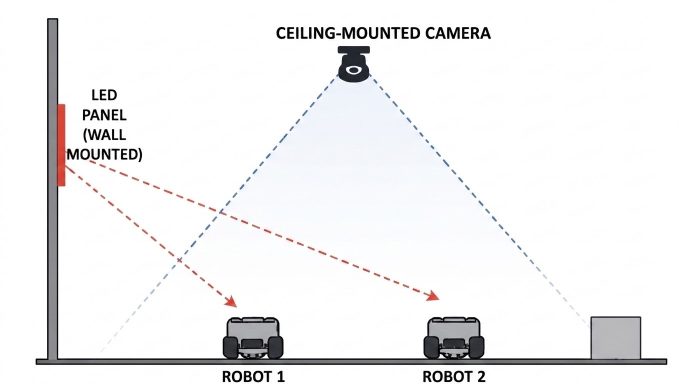
#> input picture Project/unnamed.jpg, 1358 x 768 px, given in place of the camera (shown at 1/2 size)
$ python workspaceDetection_v1.py
#> lines starting #> are read from the running program, lines starting #| are printed output that depends on the picture; after the words box and inside, x2 and y2 are one past the last pixel; in counts of white or black regions, pixels touching at a corner belong together
"""
=============================================================================
Project: Multi-Robot Communication System with Vision-Based Tracking (VLC)
Module : Central Intelligence & Mapping
Author : Amunugama H.M.K.D. (E/21/029)
Version: 1.0 (Environment Discretization & Homography)
Date   : April 30, 2026

Description:
This script establishes the foundational environment mapping system. It uses
computer vision to detect the physical boundaries of the robot operating area.
By calculating the homography matrix, it performs a perspective warp to
correct camera tilt, generating a standardized top-down 2D grid. This grid
forms the discrete coordinate system required for the A* path-planning algorithm.

Core Features Implemented:
- [Perception] Implemented Canny edge detection and contour approximation.
- [Mathematics] Applied perspective transformation to create a flat, top-down view.
- [Mapping] Discretized the physical workspace into a logical, uniform grid.
- [Visualization] Created an inverse projection to render the logical grid
  back onto the live, angled camera feed for real-time debugging.
=============================================================================
"""

import cv2
import numpy as np
import time

# ---------------- CONFIG ----------------
CAMERA_SOURCE = 0
GRID_ROWS = 3
GRID_COLS = 3
WARP_W, WARP_H = 600, 600

# ---------------- CORNER ORDERING ----------------
# [10 lines left out: function order_corners, not called in this run]

# ---------------- CHALK RECT DETECTION ----------------
def find_chalk_rect(gray):
    blurred = cv2.GaussianBlur(gray, (7, 7), 0)
    edges = cv2.Canny(blurred, 30, 120)
    kernel = cv2.getStructuringElement(cv2.MORPH_RECT, (5, 5))
    edges = cv2.dilate(edges, kernel, iterations=2)

    contours, _ = cv2.findContours(edges, cv2.RETR_EXTERNAL, cv2.CHAIN_APPROX_SIMPLE)

    best, best_area = None, 0
    for c in contours:
        area = cv2.contourArea(c)
        if area < 8000:
            continue
        peri = cv2.arcLength(c, True)
        approx = cv2.approxPolyDP(c, 0.03 * peri, True)
        if len(approx) == 4 and cv2.isContourConvex(approx) and area > best_area:
            best, best_area = approx, area

    return best

# ---------------- GRID HELPERS ----------------
# [30 lines left out: functions draw_grid, project_grid_back, not called in this run]

# ---------------- MAIN ----------------
cap = cv2.VideoCapture(CAMERA_SOURCE)
cap.set(cv2.CAP_PROP_FRAME_WIDTH, 1280)
cap.set(cv2.CAP_PROP_FRAME_HEIGHT, 720)

dst_pts = np.array([[0, 0], [WARP_W, 0], [WARP_W, WARP_H], [0, WARP_H]], dtype="float32")

show_debug = False
prev_time = time.time()

print("Controls: Q / ESC = quit  |  D = toggle edge debug view")

while True:
    ret, frame = cap.read()
#> frame is the input picture: shape (768, 1358, 3); mean B, G, R 241.4, 240.7, 241
    if not ret:
        print("Cannot read frame — check CAMERA_SOURCE")
        break

    display = frame.copy()
    gray = cv2.cvtColor(frame, cv2.COLOR_BGR2GRAY)

    # FPS
    now = time.time()
    fps = 1.0 / (now - prev_time + 1e-9)
    prev_time = now
    cv2.putText(display, f"FPS: {fps:.1f}", (10, 30),
                cv2.FONT_HERSHEY_SIMPLEX, 0.7, (200, 200, 200), 2)
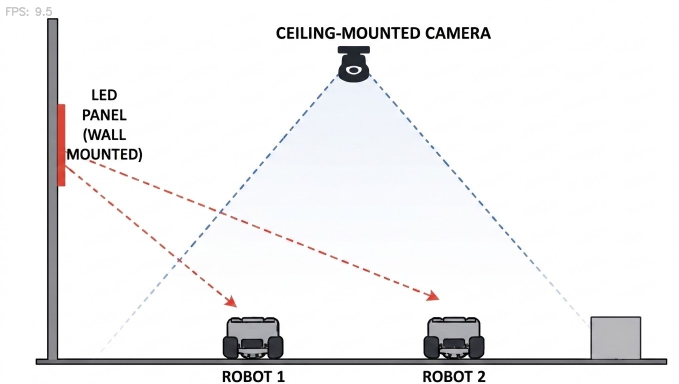
#> display: shape (768, 1358, 3) (shown at 1/2 size); 0.06% of pixels changed, all inside (x1, y1, x2, y2) = (12, 14, 104, 32)

    # ---- 1. DETECT CHALK RECTANGLE ----
    rect = find_chalk_rect(gray)
#> in find_chalk_rect, `blurred = cv2.GaussianBlur(gray, (7, 7), 0)`:
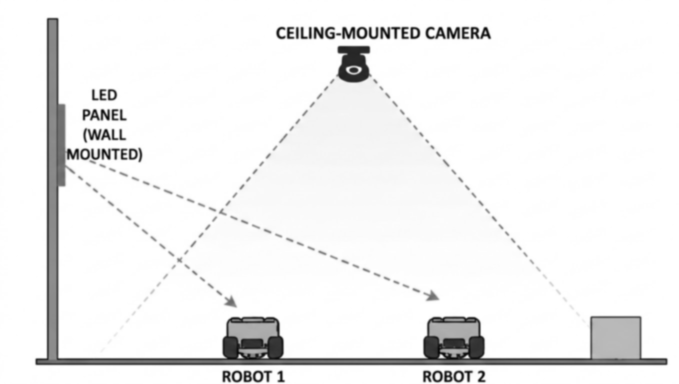
#> blurred: shape (768, 1358) (shown at 1/2 size); min 4, max 255, mean 240.8
#> in find_chalk_rect, `edges = cv2.Canny(blurred, 30, 120)`:
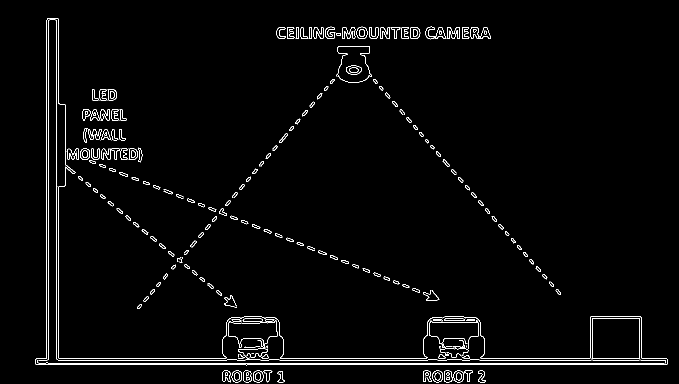
#> edges: shape (768, 1358) (shown at 1/2 size); 2% white in thin lines or dots, all inside (x1, y1, x2, y2) = (71, 36, 1335, 765)
#> in find_chalk_rect, `edges = cv2.dilate(edges, kernel, iterations=2)`:
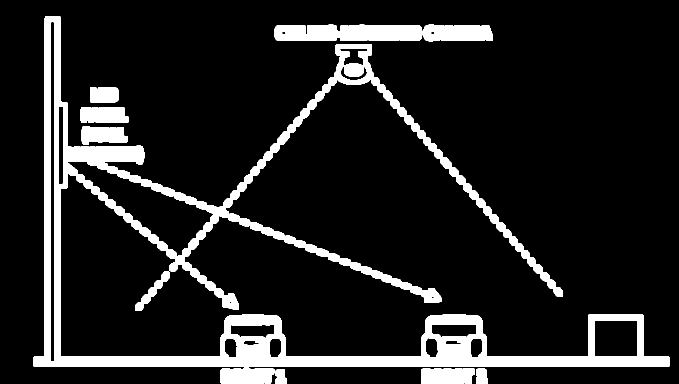
#> edges: shape (768, 1358) (shown at 1/2 size); 12.8% white; 11 white regions
#> in find_chalk_rect, `contours, _ = cv2.findContours(edges, cv2.RETR_EXTERNAL, cv2.CHAIN_APP..`: contours = 11 contours; largest, box (x1, y1, x2, y2) and area: (67, 32, 1339, 735) 136970, (549, 49, 845, 82) 8787, (847, 49, 986, 83) 4138, (842, 737, 950, 768) 3068, (441, 737, 549, 768) 3064
#> the loop in find_chalk_rect, `for c in contours:` made 11 passes
#> area on passes 1 to 9: 528.5, 622.5, 3067.5, 3064, 1262.5, 2618, 2659, 1616, 4138.5
#> (area, peri, approx) on pass 10: (8787, 771.8, [[549, 57], [555, 81], [844, 70]])
#> after the loop in find_chalk_rect, `for c in contours:`: best_area = 0

    if rect is not None:
        ordered = order_corners(rect)
        M     = cv2.getPerspectiveTransform(ordered, dst_pts)
        M_inv = cv2.getPerspectiveTransform(dst_pts, ordered)
        warped = cv2.warpPerspective(frame, M, (WARP_W, WARP_H))

        draw_grid(warped, GRID_ROWS, GRID_COLS)
        project_grid_back(display, ordered, GRID_ROWS, GRID_COLS, WARP_W, WARP_H, M_inv)

        cv2.imshow("Warped Grid", warped)

    else:
        cv2.putText(display, "No boundary detected", (20, 60),
                    cv2.FONT_HERSHEY_SIMPLEX, 1, (0, 0, 255), 2)
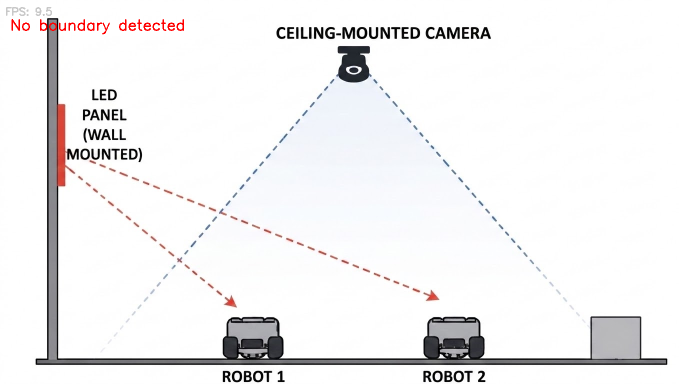
#> display: shape (768, 1358, 3) (shown at 1/2 size); 0.23% of pixels changed, all inside (x1, y1, x2, y2) = (23, 38, 368, 69)
        try:
            cv2.destroyWindow("Warped Grid")
        except:
            pass

    if show_debug:
        blurred = cv2.GaussianBlur(gray, (7, 7), 0)
        edges = cv2.Canny(blurred, 30, 120)
        cv2.imshow("Edges", edges)

    cv2.imshow("Camera", display)

    key = cv2.waitKey(1) & 0xFF
#> (key q is pressed here)
    if key in (ord('q'), 27):
        break
    elif key == ord('d'):
        show_debug = not show_debug
        if not show_debug:
            cv2.destroyWindow("Edges")

cap.release()
cv2.destroyAllWindows()
